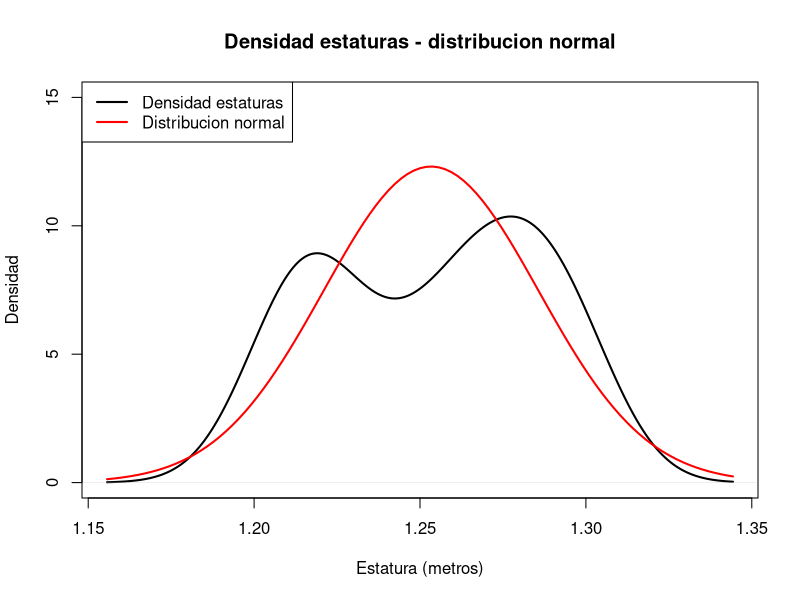
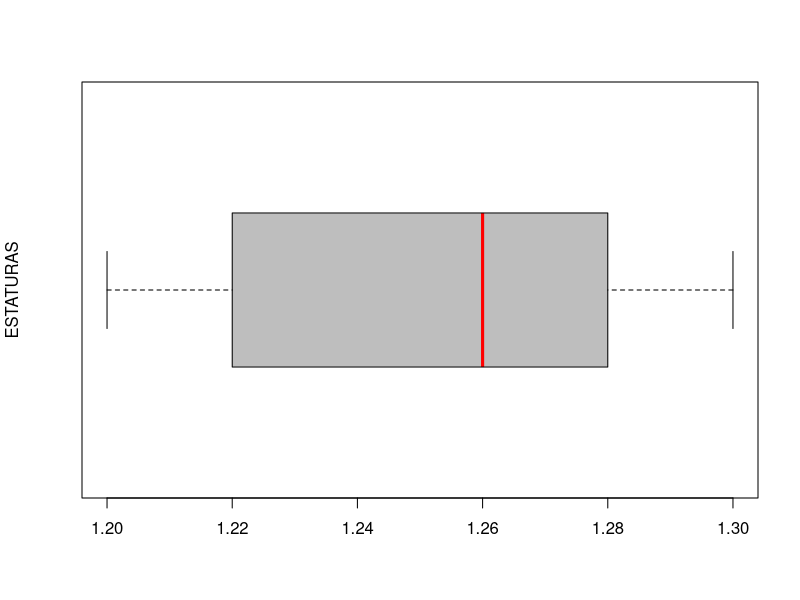
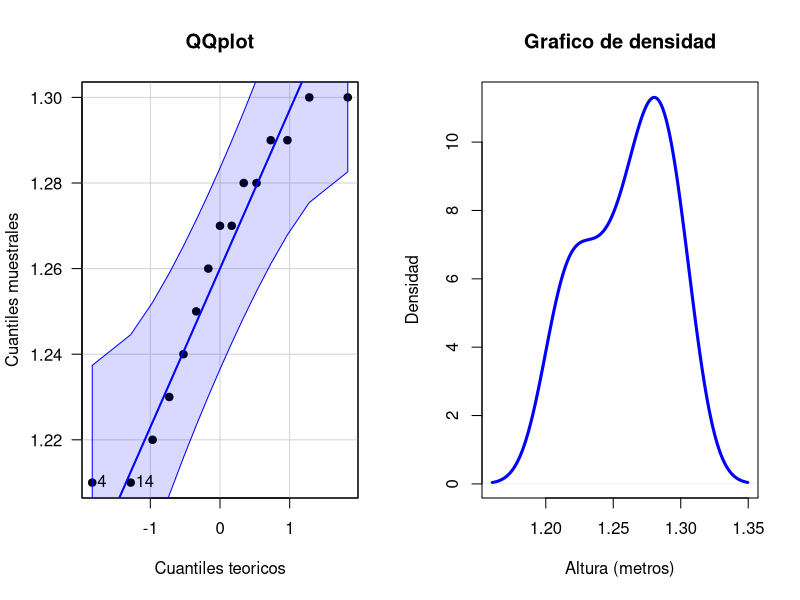
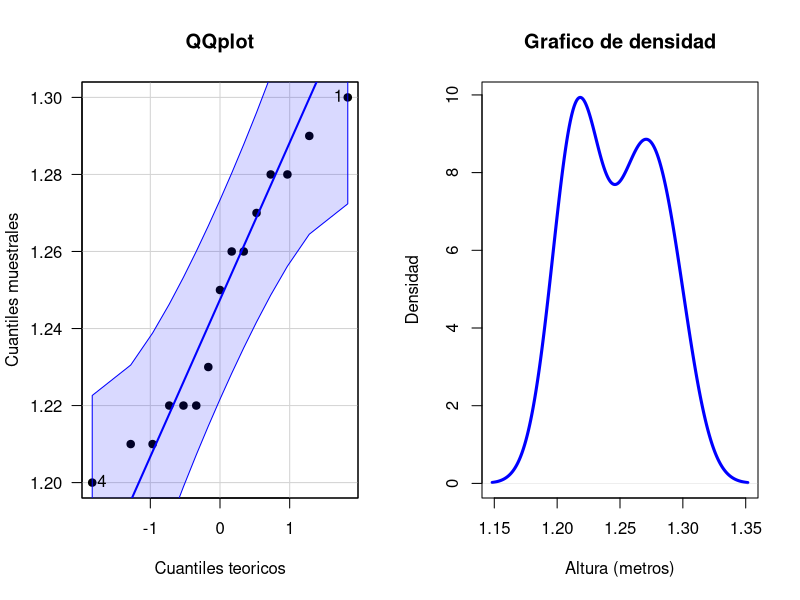
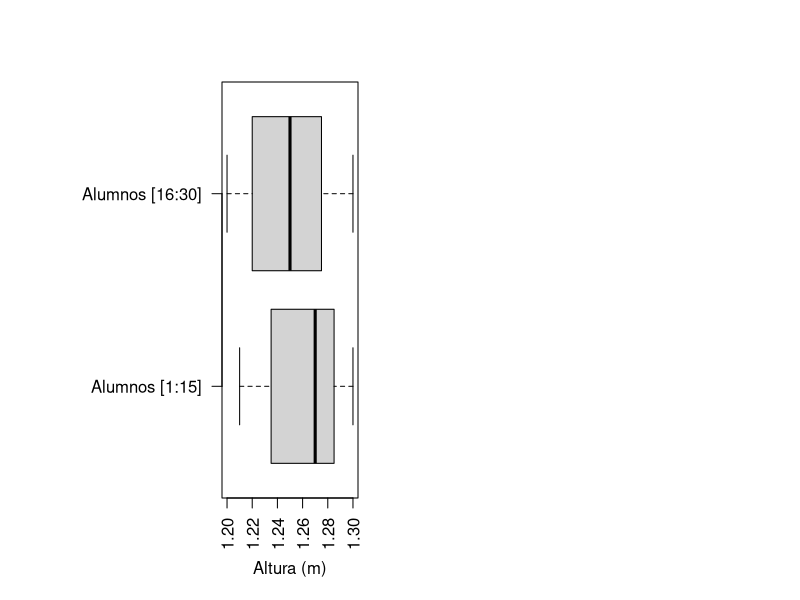

Reproduce these figures in R, in order.
## ---- chunk 1
datos.estatura <- data.frame(alumnos = c("Alumno1", "Alumno2", "Alumno3", "Alumno4", 
                             "Alumno5", "Alumno6", "Alumno7", "Alumno8", "Alumno9", 
                             "Alumno10", "Alumno11", "Alumno12", "Alumno13", "Alumno14", 
                             "Alumno15", "Alumno16", "Alumno17", "Alumno18", "Alumno19", 
                             "Alumno20", "Alumno21", "Alumno22", "Alumno23", "Alumno24", 
                             "Alumno25", "Alumno26", "Alumno27", "Alumno28", "Alumno29", 
                             "Alumno30"),
                             estatura = c(1.25, 1.28, 1.27, 1.21, 1.22, 1.29, 1.30, 1.24, 
                              1.27, 1.29, 1.23, 1.26, 1.30, 1.21, 1.28, 1.30, 1.22, 1.25, 
                              1.20, 1.28, 1.21, 1.29, 1.26, 1.22, 1.28, 1.27, 1.26, 1.23, 
                              1.22, 1.21))
## ---- chunk 2
# Media artimetica
media.aritmetica <- mean(datos.estatura[, "estatura"])
media.aritmetica
## ---- chunk 3
# Media geometrica
# Podemos ver que la Media geometrica es ligeramente inferior a la aritmetica
media.geometrica <- Reduce(prod, datos.estatura["estatura"], init = 1) ** 
                            (1/nrow(datos.estatura))
media.geometrica
## ---- chunk 4
mediana <- median(datos.estatura[, "estatura"])
mediana
## ---- chunk 5
frecuencias.estaturas <- as.data.frame(table(Estatura = datos.estatura[, "estatura"]))
frecuencias.estaturas
## ---- chunk 6
# Lo pasamos a tipo de dato numeric (por defecto esta en tipo factor)
frecuencias.estaturas[, "Estatura"] <- as.numeric(levels(frecuencias.estaturas[, "Estatura"]))
frecuencias.estaturas <- frecuencias.estaturas[order(-frecuencias.estaturas[, "Freq"]),]
frecuencias.estaturas
## ---- chunk 7
moda <- as.double(frecuencias.estaturas[which(frecuencias.estaturas[, "Freq"] == 
                                        max(frecuencias.estaturas[, "Freq"])), "Estatura"])
moda
## ---- chunk 8
# Range devuelve los valores maximo y minimo, NO el rango
range(datos.estatura[, "estatura"])
rango <- diff(range(datos.estatura[, "estatura"]))

rango
## ---- chunk 9
# Cuasi-varianza
var(datos.estatura[, "estatura"])

# Varianza
varianza <- var(datos.estatura[, "estatura"]) * 
                    ((nrow(datos.estatura) - 1 )/ nrow(datos.estatura))
varianza
## ---- chunk 10
# Desviacion tipica obtenida a partir de la cuasi-varianza
sd(datos.estatura[, "estatura"])

# Desviacion tipica obtenida a partir de la varianza
desv.tipica <- sd(datos.estatura[, "estatura"]) * 
                    sqrt((nrow(datos.estatura) - 1 )/ nrow(datos.estatura))
desv.tipica
## ---- chunk 11
plot(density(datos.estatura[, "estatura"]), type = 'l', ylim = c(0,15),
     lwd = 2, xlab = "Estatura (metros)", ylab = "Densidad",
     main = "Densidad estaturas - distribucion normal")
curve(dnorm(x, mean = media.aritmetica, sd = sd(datos.estatura[, "estatura"])), 
      col = 'red', lwd = 2, type = 'l', add = TRUE)
legend("topleft", legend = c("Densidad estaturas", "Distribucion normal"), 
       col = c("black", "red"), lty = 1, lwd = 2)
## ---- chunk 12
boxplot(datos.estatura[, "estatura"], medcol = "red", 
        col = "grey", las = 1, ylab = "ESTATURAS", horizontal = TRUE)

# Mediante la funcion summary mostramos los valores de los cuartiles
summary(datos.estatura[, "estatura"])
## ---- chunk 13
coef.var.pearson <- desv.tipica / abs(media.aritmetica)
coef.var.pearson
## ---- chunk 14
datos.estatura.peso <- data.frame(alumnos = c("Alumno1", "Alumno2", "Alumno3", "Alumno4",
                       "Alumno5", "Alumno6", "Alumno7", "Alumno8", "Alumno9",
                       "Alumno10", "Alumno11", "Alumno12", "Alumno13", "Alumno14", 
                       "Alumno15", "Alumno16", "Alumno17", "Alumno18", "Alumno19", 
                       "Alumno20", "Alumno21", "Alumno22", "Alumno23", "Alumno24", 
                       "Alumno25", "Alumno26", "Alumno27", "Alumno28", "Alumno29", 
                       "Alumno30"),
                       
                        estatura = c(1.25, 1.28, 1.27, 1.21, 1.22, 1.29, 1.30, 1.24, 1.27,
                        1.29, 1.25, 1.28, 1.27, 1.21, 1.22, 1.29, 1.30, 1.24,
                        1.27, 1.29, 1.25, 1.28, 1.27, 1.21, 1.22, 1.29, 1.30,
                        1.24, 1.27, 1.29),
                       
                        peso = c(32, 33, 31, 34, 32, 31, 34, 32, 32, 35, 31, 35, 34, 
                        33, 33, 31, 35, 32, 31, 33, 33, 32, 34, 34, 35, 31, 34,
                        33, 35, 34))
## ---- chunk 15
# Estatura
breaks <- as.vector(quantile(datos.estatura.peso[, "estatura"]))
breaks
## ---- chunk 16
intervalo.estatura <- cut(datos.estatura.peso[, "estatura"], breaks = breaks, 
                          include.lowest = TRUE, right = FALSE)
levels(intervalo.estatura)
## ---- chunk 17
# Estatura
table(datos.estatura.peso[, "peso"])
## ---- chunk 18
intervalo.peso <- cut(datos.estatura.peso[, "peso"], breaks = 4, 
                      include.lowest = TRUE, right = FALSE)
levels(intervalo.peso)
## ---- chunk 19
df.intervalos <- data.frame(estatura = intervalo.estatura, 
                            peso = intervalo.peso)
tabla.correspondencias <- table(df.intervalos[, "estatura"], df.intervalos[, "peso"])
tabla.correspondencias
## ---- chunk 20
tabla.correspondencias <- rbind(tabla.correspondencias, apply(tabla.correspondencias, 2, sum))
tabla.correspondencias <- cbind(tabla.correspondencias, apply(tabla.correspondencias, 1, sum))
tabla.correspondencias
## ---- chunk 21
# Ejercicio 2
datos.estatura.primeros.15 <- datos.estatura[1:15,]
datos.estatura.ultimos.15 <- datos.estatura[16:30,]
## ---- chunk 22
# Importamos el paquete car, el cual contiene la funcion qqPlot
library(car)
## ---- chunk 23
mostrar_graficos <- function(datos, columna) {
  par(mfrow = c(1,2))
  qqPlot(datos[, columna], pch=19, las=1, main='QQplot',
        xlab='Cuantiles teoricos', ylab='Cuantiles muestrales')
  plot(density(datos[, columna]), lwd = 3, col = 'blue',
       xlab = 'Altura (metros)', ylab = 'Densidad',
       main = 'Grafico de densidad')
}
## ---- chunk 24
# Primeros 15 datos
mostrar_graficos(datos.estatura.primeros.15, "estatura")
## ---- chunk 25
# Primeros 15 datos
mostrar_graficos(datos.estatura.ultimos.15, "estatura")
## ---- chunk 26
# Prueba Shapiro-Wilk en R
# Primeros 15 datos
shapiro.test(datos.estatura.primeros.15[, "estatura"])

# Ultimos 15 datos
shapiro.test(datos.estatura.ultimos.15[, "estatura"])
## ---- chunk 27
contrastar_varianzas <- function(x, y, columna, confianza) {
  n.1 <- nrow(x)
  n.2 <- nrow(y)
  # R calcula la cuasi-varianza, por lo que debemos multiplicar
  # la varianza obtenida por (n - 1) / n para obtener la varianza 
  var.1 <- var(x[, columna]) * ((n.1 - 1 )/ n.1)
  var.2 <- var(y[, columna]) * ((n.2 - 1 )/ n.2)
  cociente.var <- min(var.1, var.2) / max(var.1, var.2)
  lim.inf <- cociente.var * (1 / qf(1- (1 - confianza) / 2, df1 = n.1 - 1, df2 = n.2 - 1))
  lim.sup <- cociente.var * (1 / qf((1 - confianza) / 2, df1 = n.1 - 1, df2 = n.2 - 1))
  c(lim.inf, lim.sup)
}
## ---- chunk 28
contrastar_varianzas(datos.estatura.primeros.15, datos.estatura.ultimos.15, "estatura", 0.95)
## ---- chunk 29
var.test(datos.estatura.primeros.15[, "estatura"], datos.estatura.ultimos.15[, "estatura"])
## ---- chunk 30
var.test(datos.estatura.primeros.15[, "estatura"], datos.estatura.ultimos.15[, "estatura"], 
         conf.level = 0.70)
## ---- chunk 31
intervalo_confianza <- function(x, y, columna, confianza) {
  n.1 <- nrow(x)
  n.2 <- nrow(y)
  var.1 <- var(x[, columna]) * ((n.1 - 1 )/ n.1)
  var.2 <- var(y[, columna]) * ((n.2 - 1 )/ n.2)
  media.1 <- mean(x[, columna])
  media.2 <- mean(y[, columna])
  aux <- abs(qt(c((1 - confianza) / 2), df = n.1 + n.2 - 2)) * 
          sqrt((n.1 * var.1 + n.2 * var.2) *
          (1/n.1 + 1/n.2))/sqrt(n.1 + n.2 - 2)
  c(media.1 - media.2 - aux, media.1 - media.2 + aux)
}
## ---- chunk 32
intervalo_confianza(datos.estatura.primeros.15, datos.estatura.ultimos.15, "estatura", 0.95)
## ---- chunk 33
# Por defecto, conf.level esta a 0.95
t.test(datos.estatura.primeros.15[, "estatura"], datos.estatura.ultimos.15[, "estatura"], 
       var.equal = TRUE, conf.level = 0.95)
## ---- chunk 34
par(xpd = TRUE, mar = par()$mar + c(0,7,0,0))
boxplot(datos.estatura.primeros.15[, "estatura"], datos.estatura.ultimos.15[, "estatura"], 
        names = c("Alumnos [1:15]", "Alumnos [16:30]"), 
        xlab = "Altura (m)",
        las = 2, horizontal = TRUE)
## ---- chunk 35
t.test(datos.estatura.primeros.15[, "estatura"], datos.estatura.ultimos.15[, "estatura"], 
       var.equal = TRUE, conf.level = 0.70)
## ---- chunk 36
contrastar_hipotesis <- function(x, y, columna, confianza) {
  n.1 <- nrow(x)
  n.2 <- nrow(y)
  var.1 <- var(x[, columna]) * ((n.1 - 1 )/ n.1)
  var.2 <- var(y[, columna]) * ((n.2 - 1 )/ n.2)
  media.1 <- mean(x[, columna])
  media.2 <- mean(y[, columna])
  s.c <- (n.1 * var.1 + n.2 * var.2) / (n.1 + n.2 - 2)
  t <- (media.1 - media.2) / sqrt(s.c *  (1/n.1 + 1/n.2))
  t.student <-  abs(qt(c((1 - confianza) / 2), df = n.1 + n.2 - 2))
  print(data.frame("T" = t, "t.Student" = t.student), row.names = FALSE)
}
## ---- chunk 37
contrastar_hipotesis(datos.estatura.primeros.15, datos.estatura.ultimos.15, "estatura", 0.95)
